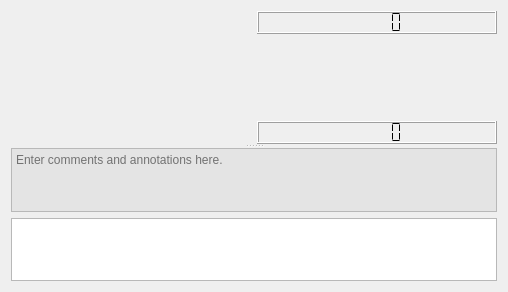
<?xml version="1.0" encoding="UTF-8"?>
<ui version="4.0">
 <class>BoardViewEx</class>
 <widget class="QWidget" name="BoardViewEx">
  <property name="geometry">
   <rect>
    <x>0</x>
    <y>0</y>
    <width>508</width>
    <height>292</height>
   </rect>
  </property>
  <property name="sizePolicy">
   <sizepolicy hsizetype="Ignored" vsizetype="Ignored">
    <horstretch>0</horstretch>
    <verstretch>0</verstretch>
   </sizepolicy>
  </property>
  <property name="minimumSize">
   <size>
    <width>200</width>
    <height>240</height>
   </size>
  </property>
  <property name="windowTitle">
   <string notr="true">Form</string>
  </property>
  <layout class="QVBoxLayout" name="verticalLayout_2">
   <item>
    <widget class="QSplitter" name="annotationSplitter">
     <property name="sizePolicy">
      <sizepolicy hsizetype="Preferred" vsizetype="Preferred">
       <horstretch>0</horstretch>
       <verstretch>0</verstretch>
      </sizepolicy>
     </property>
     <property name="orientation">
      <enum>Qt::Vertical</enum>
     </property>
     <widget class="QWidget" name="layoutWidget">
      <layout class="QVBoxLayout" name="middleLayout" stretch="0,0,0,0">
       <item>
        <layout class="QHBoxLayout" name="topLayout">
         <property name="sizeConstraint">
          <enum>QLayout::SetDefaultConstraint</enum>
         </property>
         <item>
          <widget class="QWidget" name="piecesTop" native="true"/>
         </item>
         <item>
          <widget class="DigitalClock" name="timeTop">
           <property name="segmentStyle">
            <enum>QLCDNumber::Flat</enum>
           </property>
          </widget>
         </item>
        </layout>
       </item>
       <item>
        <layout class="QVBoxLayout" name="verticalLayout" stretch="0">
         <property name="spacing">
          <number>0</number>
         </property>
         <property name="sizeConstraint">
          <enum>QLayout::SetDefaultConstraint</enum>
         </property>
         <item>
          <widget class="BoardView" name="boardView" native="true">
           <property name="sizePolicy">
            <sizepolicy hsizetype="Preferred" vsizetype="MinimumExpanding">
             <horstretch>0</horstretch>
             <verstretch>0</verstretch>
            </sizepolicy>
           </property>
           <property name="minimumSize">
            <size>
             <width>200</width>
             <height>200</height>
            </size>
           </property>
          </widget>
         </item>
        </layout>
       </item>
       <item>
        <layout class="QHBoxLayout" name="bottomLayout">
         <item>
          <widget class="QWidget" name="piecesBottom" native="true">
           <property name="sizePolicy">
            <sizepolicy hsizetype="Preferred" vsizetype="Preferred">
             <horstretch>0</horstretch>
             <verstretch>0</verstretch>
            </sizepolicy>
           </property>
          </widget>
         </item>
         <item>
          <widget class="DigitalClock" name="timeBottom">
           <property name="segmentStyle">
            <enum>QLCDNumber::Flat</enum>
           </property>
          </widget>
         </item>
        </layout>
       </item>
       <item>
        <spacer name="verticalSpacer">
         <property name="orientation">
          <enum>Qt::Vertical</enum>
         </property>
         <property name="sizeHint" stdset="0">
          <size>
           <width>20</width>
           <height>40</height>
          </size>
         </property>
        </spacer>
       </item>
      </layout>
     </widget>
     <widget class="QSplitter" name="splitter">
      <property name="sizePolicy">
       <sizepolicy hsizetype="Preferred" vsizetype="Preferred">
        <horstretch>0</horstretch>
        <verstretch>0</verstretch>
       </sizepolicy>
      </property>
      <property name="orientation">
       <enum>Qt::Vertical</enum>
      </property>
      <property name="handleWidth">
       <number>0</number>
      </property>
      <widget class="QWidget" name="widget" native="true">
       <layout class="QVBoxLayout" name="verticalLayout_3">
        <property name="leftMargin">
         <number>0</number>
        </property>
        <property name="topMargin">
         <number>0</number>
        </property>
        <property name="rightMargin">
         <number>0</number>
        </property>
        <property name="bottomMargin">
         <number>0</number>
        </property>
        <item>
         <widget class="QPlainTextEdit" name="editComment">
          <property name="sizePolicy">
           <sizepolicy hsizetype="Expanding" vsizetype="Preferred">
            <horstretch>0</horstretch>
            <verstretch>0</verstretch>
           </sizepolicy>
          </property>
          <property name="palette">
           <palette>
            <active>
             <colorrole role="Base">
              <brush brushstyle="SolidPattern">
               <color alpha="255">
                <red>230</red>
                <green>230</green>
                <blue>230</blue>
               </color>
              </brush>
             </colorrole>
             <colorrole role="Highlight">
              <brush brushstyle="SolidPattern">
               <color alpha="255">
                <red>216</red>
                <green>216</green>
                <blue>216</blue>
               </color>
              </brush>
             </colorrole>
            </active>
            <inactive>
             <colorrole role="Base">
              <brush brushstyle="SolidPattern">
               <color alpha="255">
                <red>228</red>
                <green>228</green>
                <blue>228</blue>
               </color>
              </brush>
             </colorrole>
             <colorrole role="Highlight">
              <brush brushstyle="SolidPattern">
               <color alpha="255">
                <red>212</red>
                <green>212</green>
                <blue>212</blue>
               </color>
              </brush>
             </colorrole>
            </inactive>
            <disabled>
             <colorrole role="Base">
              <brush brushstyle="SolidPattern">
               <color alpha="255">
                <red>236</red>
                <green>236</green>
                <blue>236</blue>
               </color>
              </brush>
             </colorrole>
             <colorrole role="Highlight">
              <brush brushstyle="SolidPattern">
               <color alpha="255">
                <red>212</red>
                <green>212</green>
                <blue>212</blue>
               </color>
              </brush>
             </colorrole>
            </disabled>
           </palette>
          </property>
          <property name="toolTip">
           <string>Comments and annotations will be displayed here. You can modify them, too.</string>
          </property>
          <property name="frameShape">
           <enum>QFrame::StyledPanel</enum>
          </property>
          <property name="frameShadow">
           <enum>QFrame::Sunken</enum>
          </property>
          <property name="placeholderText">
           <string>Enter comments and annotations here.</string>
          </property>
         </widget>
        </item>
        <item>
         <widget class="QListWidget" name="listVariations">
          <property name="sizePolicy">
           <sizepolicy hsizetype="Expanding" vsizetype="Expanding">
            <horstretch>0</horstretch>
            <verstretch>0</verstretch>
           </sizepolicy>
          </property>
          <property name="palette">
           <palette>
            <active>
             <colorrole role="Base">
              <brush brushstyle="SolidPattern">
               <color alpha="255">
                <red>238</red>
                <green>238</green>
                <blue>238</blue>
               </color>
              </brush>
             </colorrole>
            </active>
            <inactive>
             <colorrole role="Base">
              <brush brushstyle="SolidPattern">
               <color alpha="255">
                <red>255</red>
                <green>255</green>
                <blue>255</blue>
               </color>
              </brush>
             </colorrole>
            </inactive>
            <disabled>
             <colorrole role="Base">
              <brush brushstyle="SolidPattern">
               <color alpha="255">
                <red>236</red>
                <green>236</green>
                <blue>236</blue>
               </color>
              </brush>
             </colorrole>
            </disabled>
           </palette>
          </property>
          <property name="frameShape">
           <enum>QFrame::StyledPanel</enum>
          </property>
          <property name="alternatingRowColors">
           <bool>true</bool>
          </property>
         </widget>
        </item>
       </layout>
      </widget>
     </widget>
    </widget>
   </item>
  </layout>
 </widget>
 <customwidgets>
  <customwidget>
   <class>BoardView</class>
   <extends>QWidget</extends>
   <header>boardview.h</header>
  </customwidget>
  <customwidget>
   <class>DigitalClock</class>
   <extends>QLCDNumber</extends>
   <header>digitalclock.h</header>
  </customwidget>
 </customwidgets>
 <resources/>
 <connections/>
</ui>
